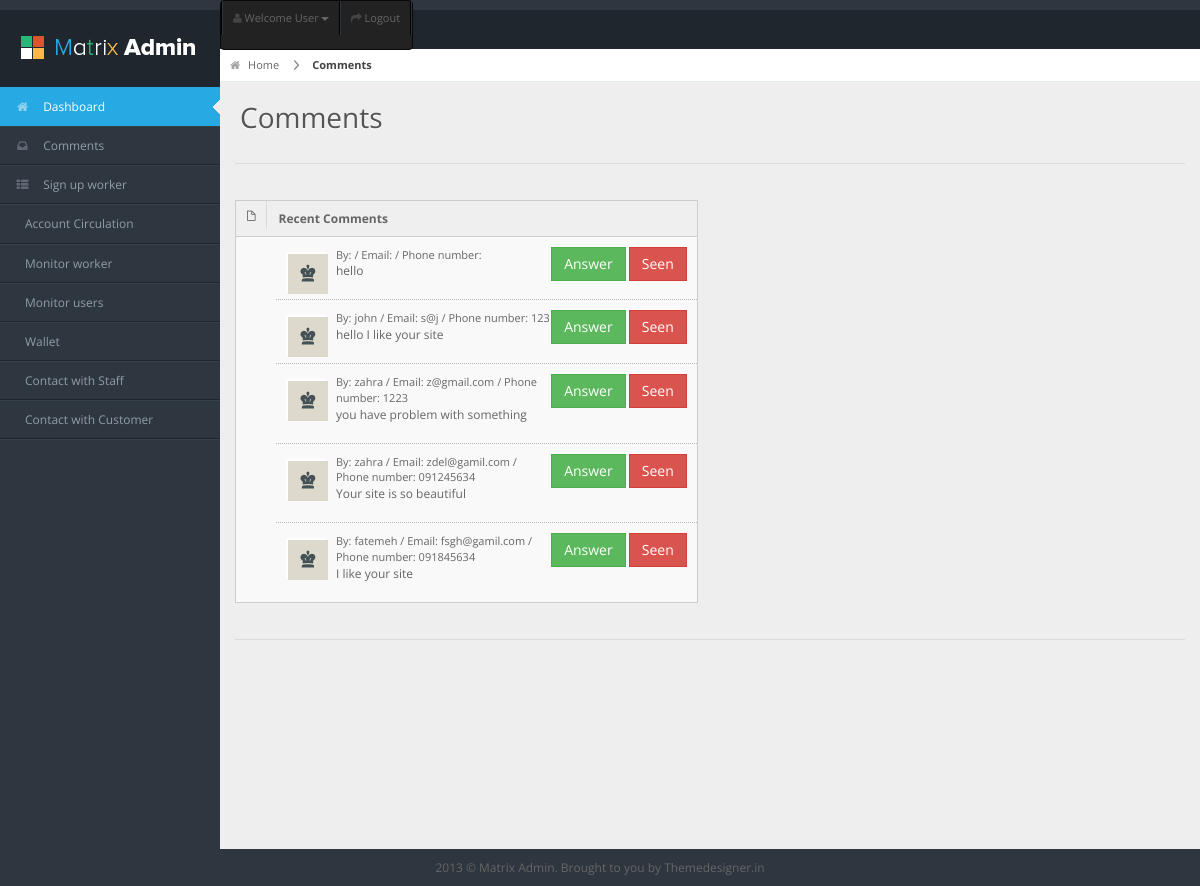
The page /manager/comments/ on the database as committed earlier.
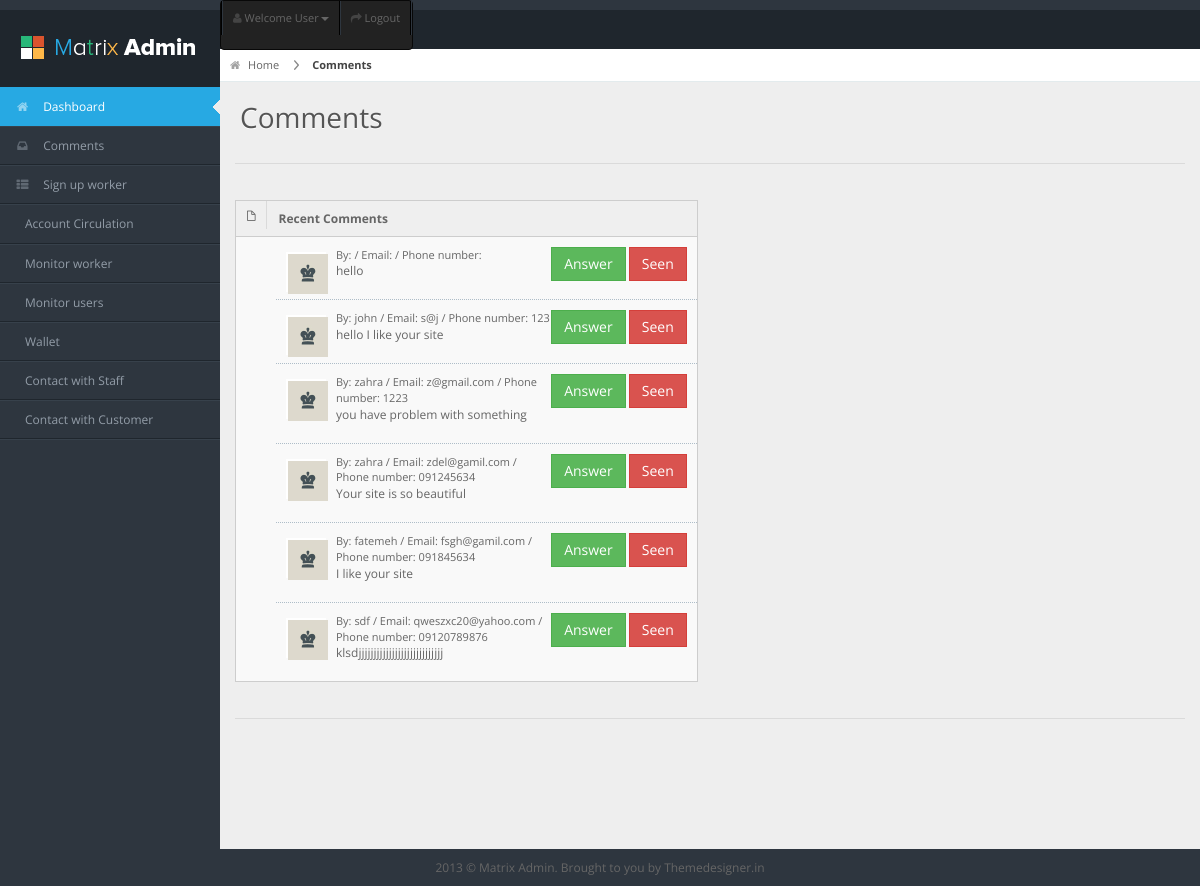
The same page on the database as committed later.
### core/models.py (models this page shows)
class Contact_msg(models.Model):
    email = models.EmailField()
    text = models.CharField('message', max_length=255)
    name = models.CharField(max_length=60)
    phone = models.CharField(max_length=11)
    seen = models.BooleanField(default=False)
    create_time = models.DateTimeField(auto_now_add=True)

### manager/views.py (the view)
# urls.py: path('comments/', views.comments, name='comments'),
def comments(request):
    latest_comments = Contact_msg.objects.all()
    context = {'latest_comments': latest_comments}
    return render(request, 'manager/comments.html', context)

### manager/templates/manager/comments.html (shortened to what this page needs)
{% load static %}
<html lang="en">
<head>
<link rel="stylesheet" href="{% static 'assets/css/bootstrap.min.css' %}" />
<link rel="stylesheet" href="{% static 'assets/css/bootstrap-responsive.min.css' %}" />
<link rel="stylesheet" href="{% static 'assets/css/matrix-style.css' %}" />
<link rel="stylesheet" href="{% static 'assets/css/matrix-media.css' %}" />
<link href="{% static 'assets/font-awesome/css/font-awesome.css' %}" rel="stylesheet" />
</head>
<body>
<div id="header">
  <h1><a href="dashboard.html">Comments</a></h1>
</div>
<div id="user-nav" class="navbar navbar-inverse">
  <ul class="nav">
    <li  class="dropdown" id="profile-messages" ><a title="" href="#" data-toggle="dropdown" data-target="#profile-messages" class="dropdown-toggle"><i class="icon icon-user"></i>  <span class="text">Welcome User</span><b class="caret"></b></a>
    </li>
    <li class=""><a title="" href="http://localhost:8000/"><i class="icon icon-share-alt"></i> <span class="text">Logout</span></a></li>
  </ul>
</div>
<div id="sidebar"><a href="#" class="visible-phone"> Dashboard</a>
  <ul>
    <li class="active"><a href="{% url 'manager:managerpanel' %}"><i class="icon icon-home"></i> <span>Dashboard</span></a> </li>
    <li> <a href="{% url 'manager:comments' %}"><i class="icon icon-inbox"></i> <span>Comments</span></a> </li>
    <li> <a href="{% url 'manager:signupworker' %}"><i class="icon icon-th-list"></i> <span>Sign up worker</span> </a></li>
	<li><a href="{% url 'manager:accountcirculation' %}"> <span>Account Circulation</span></a></li>
    <li><a href="{% url 'manager:monitorworker' %}"> <span>Monitor worker</span></a></li>
    <li><a href="{% url 'manager:monitoringuser' %}"> <span>Monitor users</span></a></li>
         <li><a href="{% url 'manager:managerwallet' %}"> <span>Wallet</span></a></li>
               <li><a href="{% url 'manager:contacttostaff' %}"> <span>Contact with Staff</span></a></li>
               <li><a href="{% url 'manager:contacttouser' %}"> <span>Contact with Customer</span></a></li>
  </ul>
</div>
<div id="content">
  <div id="content-header">
    <div id="breadcrumb"> <a href="#" title="Go to Home" class="tip-bottom"><i class="icon-home"></i> Home</a> <a href="#" class="current">Comments</a> </div>
    <h1>Comments</h1>
  </div>
  <div class="container-fluid">
    <hr>
    <div class="row-fluid">
      <div class="span6">
        <div class="widget-box">
          <div class="widget-title"> <span class="icon"> <i class="icon-file"></i> </span>
            <h5>Recent Comments</h5>
          </div>
          <div class="widget-content nopadding">
            <ul class="recent-posts">
            {% if latest_comments %}
    				<ul>
    					{% for comment in latest_comments %}
        					{% if comment.seen == False %}
        		 		<li>
                		<div class="user-thumb"> <img width="40" height="40" alt="User" src="{% static 'assets/img/demo/av1.jpg' %}"> </div>
               			<div class="article-post">
                		<div class="fr"> <a href="#" class="btn btn-success btn-mini">Answer</a> <a href="{% url 'manager:seencomment' comment.id %}" class="btn btn-danger btn-mini">Seen</a></div>
                  		<span class="user-info"> By: {{ comment.name}} / Email: {{ comment.email}} / Phone number: {{ comment.phone}} </span>
                  		<p><a href="#">{{ comment.text}}</a> </p>
               			 </div>
             		</li>
                            {% endif %}
    		   			{% endfor %}
    				</ul>
				{% else %}
    					<p>No comments are available.</p>
				{% endif %}
            </ul>
          </div>
        </div>
      </div>
    </div>
    <hr>
  </div>
</div>
<div class="row-fluid">
  <div id="footer" class="span12"> 2013 &copy; Matrix Admin. Brought to you by <a href="http://themedesigner.in">Themedesigner.in</a> </div>
</div>
</body>
</html>

Rows that differ between the two databases and show on the page:
added Contact_msg: seen False (drawn), name "sdf", email "qweszxc20@yahoo.com", phone "09120789876", text "klsdjjjjjjjjjjjjjjjjjjjjjjjjjjjj"
